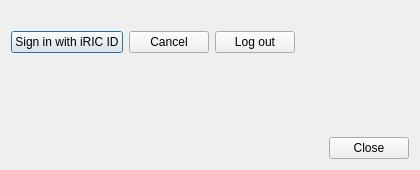
<?xml version="1.0" encoding="UTF-8"?>
<ui version="4.0">
 <class>iRICAuthDialog</class>
 <widget class="QDialog" name="iRICAuthDialog">
  <property name="geometry">
   <rect>
    <x>0</x>
    <y>0</y>
    <width>420</width>
    <height>170</height>
   </rect>
  </property>
  <property name="windowTitle">
   <string>iRIC ID</string>
  </property>
  <layout class="QVBoxLayout" name="verticalLayout">
   <item>
    <widget class="QLabel" name="statusLabel">
     <property name="text">
      <string/>
     </property>
     <property name="alignment">
      <set>Qt::AlignLeading|Qt::AlignLeft|Qt::AlignTop</set>
     </property>
     <property name="wordWrap">
      <bool>true</bool>
     </property>
    </widget>
   </item>
   <item>
    <layout class="QHBoxLayout" name="buttonLayout">
     <item>
      <widget class="QPushButton" name="signInButton">
       <property name="text">
        <string>Sign in with iRIC ID</string>
       </property>
      </widget>
     </item>
     <item>
      <widget class="QPushButton" name="cancelButton">
       <property name="visible">
        <bool>false</bool>
       </property>
       <property name="text">
        <string>Cancel</string>
       </property>
      </widget>
     </item>
     <item>
      <widget class="QPushButton" name="logoutButton">
       <property name="text">
        <string>Log out</string>
       </property>
      </widget>
     </item>
     <item>
      <spacer name="buttonSpacer">
       <property name="orientation">
        <enum>Qt::Horizontal</enum>
       </property>
       <property name="sizeHint" stdset="0">
        <size>
         <width>40</width>
         <height>20</height>
        </size>
       </property>
      </spacer>
     </item>
    </layout>
   </item>
   <item>
    <spacer name="verticalSpacer">
     <property name="orientation">
      <enum>Qt::Vertical</enum>
     </property>
     <property name="sizeHint" stdset="0">
      <size>
       <width>20</width>
       <height>20</height>
      </size>
     </property>
    </spacer>
   </item>
   <item>
    <widget class="QDialogButtonBox" name="buttonBox">
     <property name="orientation">
      <enum>Qt::Horizontal</enum>
     </property>
     <property name="standardButtons">
      <set>QDialogButtonBox::Close</set>
     </property>
    </widget>
   </item>
  </layout>
 </widget>
 <resources/>
 <connections>
  <connection>
   <sender>buttonBox</sender>
   <signal>accepted()</signal>
   <receiver>iRICAuthDialog</receiver>
   <slot>accept()</slot>
   <hints>
    <hint type="sourcelabel">
     <x>209</x>
     <y>149</y>
    </hint>
    <hint type="destinationlabel">
     <x>209</x>
     <y>84</y>
    </hint>
   </hints>
  </connection>
  <connection>
   <sender>buttonBox</sender>
   <signal>rejected()</signal>
   <receiver>iRICAuthDialog</receiver>
   <slot>reject()</slot>
   <hints>
    <hint type="sourcelabel">
     <x>209</x>
     <y>149</y>
    </hint>
    <hint type="destinationlabel">
     <x>209</x>
     <y>84</y>
    </hint>
   </hints>
  </connection>
 </connections>
</ui>
